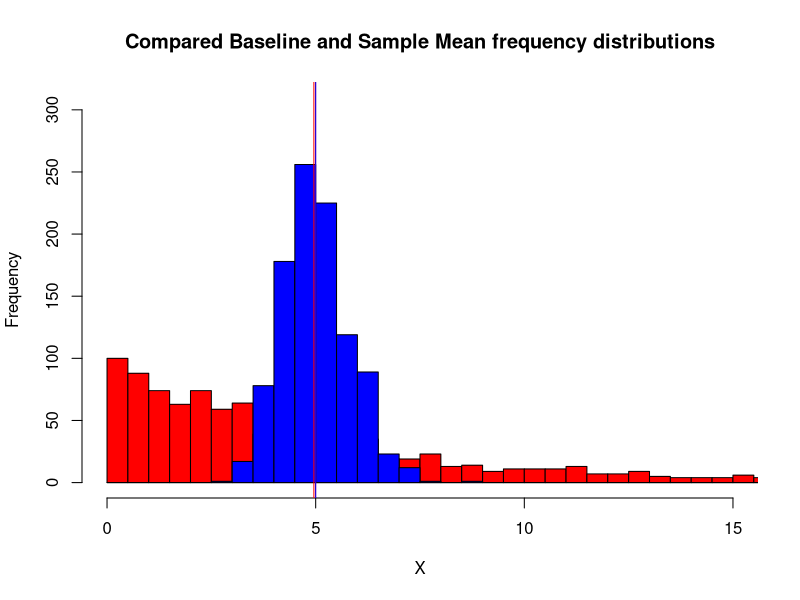
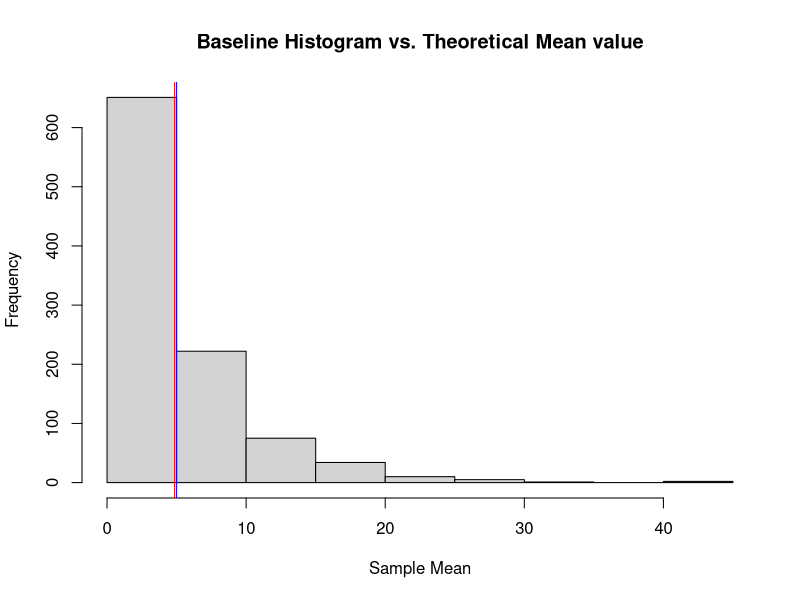
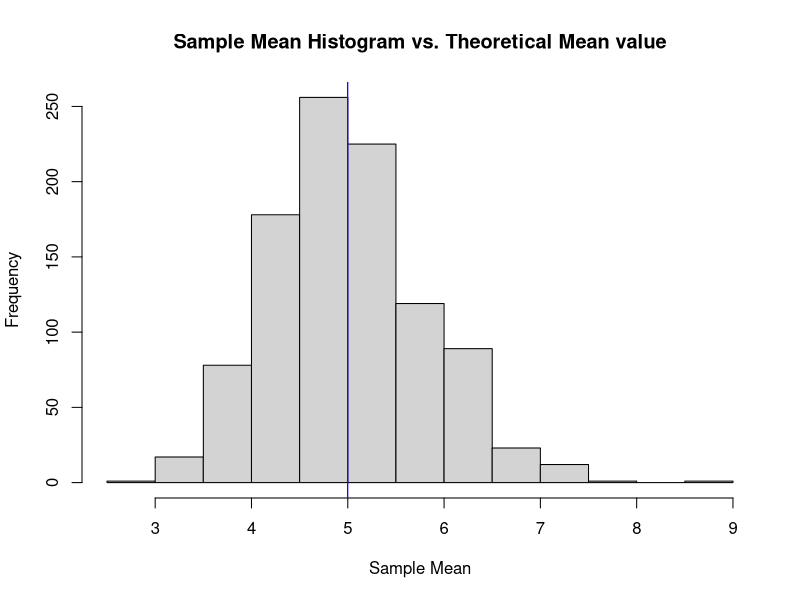
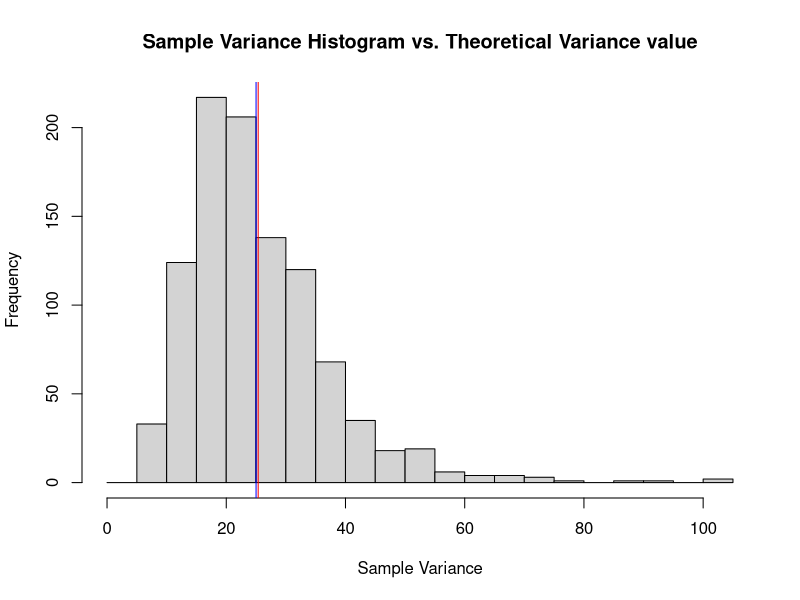

Reproduce these figures in R, in order.
## ---- chunk 1
## Loading dependencies
## This code chunk will not be displayed on the R Markdown document
library(ggplot2)
library(datasets)
## ---- chunk 2
set.seed(100); lambda <- 0.2; n <- 1000; navg <- 40
## ---- chunk 3
exp_obs <- rexp(n, rate = lambda)
## ---- chunk 4
exp_sim <- matrix(rexp(n*navg, rate = lambda), nrow = n, ncol = navg)
exp_avg <- exp_var <- NULL
for (i in 1:n) {
        exp_avg <- c(exp_avg, mean(exp_sim[i, ])); exp_var <- c(exp_var, var(exp_sim[i, ]))
}
## ---- chunk 5
c(Sample_Mean = mean(exp_avg), Theoretical_Mean = (1/lambda))
## ---- chunk 6
c(Sample_Variance_Mean = mean(exp_var), Theoretical_Variance = (1/lambda)^2)
## ---- chunk 7
bas <- hist(exp_obs, breaks = seq(0, max(exp_obs)+1, 0.5), plot = FALSE)
sam_mean <- hist(exp_avg, seq(0, max(exp_obs)+1, 0.5), plot = FALSE)
plot(bas, col = 'red', ylim = c(0, 310), xlim = c(0, 15), 
     main = 'Compared Baseline and Sample Mean frequency distributions', xlab = 'X')
plot(sam_mean, col = 'blue', add = TRUE)
abline(v = c(mean(exp_avg), median(exp_avg), 1/lambda), 
     col = c('red', 'red', 'blue'), lwd=c(1, 1, 1))
## ---- chunk 8
c(Baseline_Mean = mean(exp_obs), Baseline_Median = median(exp_obs), 
        Sample_Mean_Mean = mean(exp_avg), Sample_Mean_Median = median(exp_avg), 
        Theoretical_Mean = 1/lambda)
## ---- chunk 9
print(hist(exp_obs, main = 'Baseline Histogram vs. Theoretical Mean value', 
           xlab = 'Sample Mean'));
abline(v = c(mean(exp_obs), 1/lambda), col = c('red', 'blue'), lwd=c(1, 1))
print(hist(exp_avg, main = 'Sample Mean Histogram vs. Theoretical Mean value', 
           xlab = 'Sample Mean'))
abline(v = c(mean(exp_avg), 1/lambda), col = c('red', 'blue'), lwd=c(1, 1))
## ---- chunk 10
print(hist(exp_var, breaks = seq(0, 105, 5), 
           main = 'Sample Variance Histogram vs. Theoretical Variance value', 
           xlab = 'Sample Variance'))
abline(v = c(mean(exp_var), (1/lambda)^2), col = c('red', 'blue'), lwd=c(1, 1))
